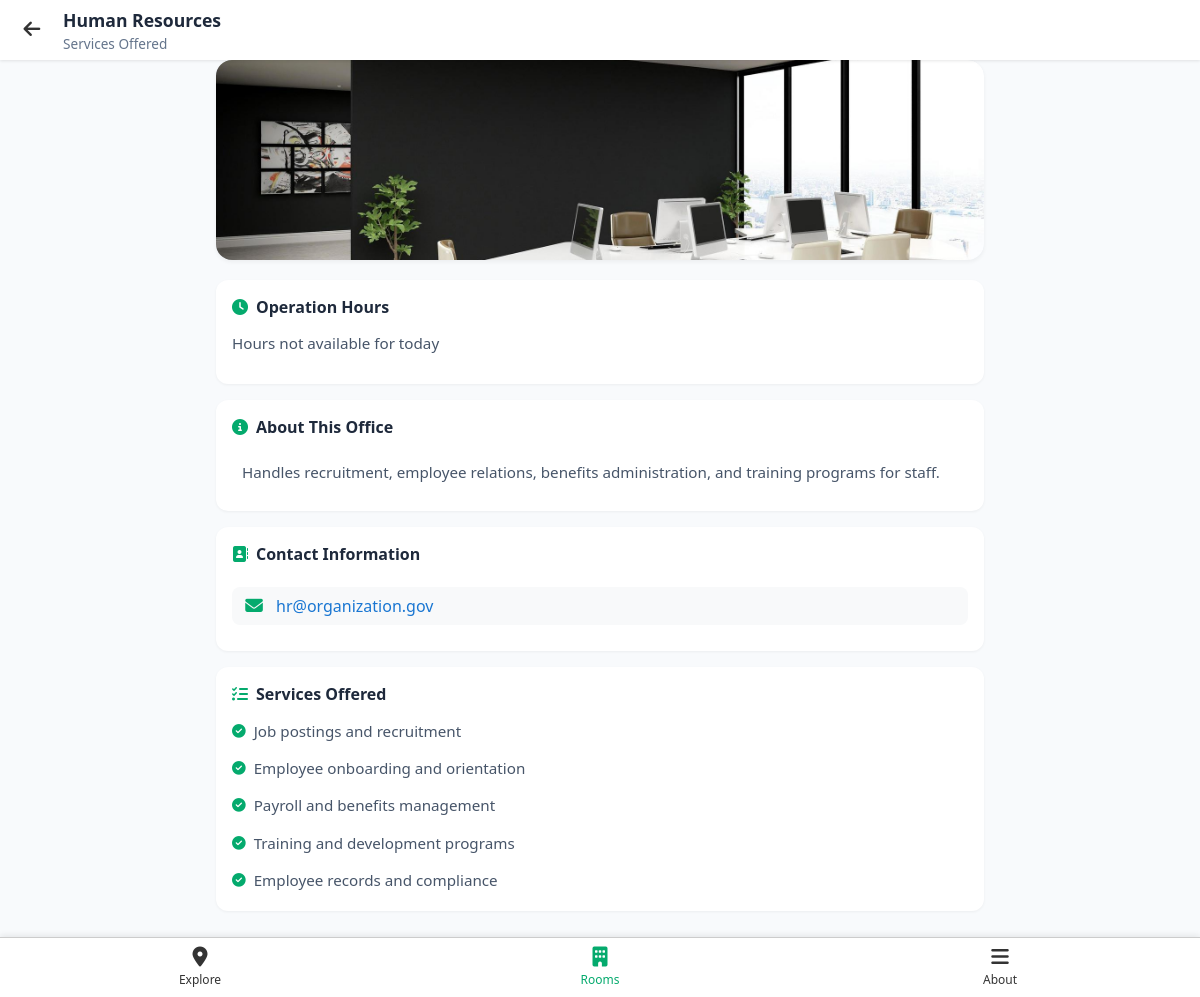
/mobileScreen/office_details.php?id=96, run on the app's committed database.
### tables this page shows
CREATE TABLE `offices` (
  `id` int(11) NOT NULL,
  `name` varchar(100) NOT NULL,
  `details` text DEFAULT NULL,
  `contact` varchar(100) DEFAULT NULL,
  `location` varchar(150) DEFAULT NULL,
  `services` text DEFAULT NULL,
  `created_at` timestamp NOT NULL DEFAULT current_timestamp(),
  `status` enum('active','inactive') NOT NULL DEFAULT 'active',
  `created_by` int(11) DEFAULT NULL
);

### mobileScreen/office_details.php (the view, shortened to what this page needs)
<?php
include __DIR__ . '/../connect_db.php';
$office = null;
$error_message = null;
$office_id = null;
if (isset($_GET['id']) && is_numeric($_GET['id'])) {
    $office_id = (int)$_GET['id'];
} else {
    $error_message = "Invalid or missing Office ID.";
}
if ($office_id !== null) {
    try {
        $current_day = date('l');
        $stmt = $connect->prepare("
            SELECT o.id, o.name, o.details, o.services, o.status, o.contact,
                   oh.open_time, oh.close_time,
                   (SELECT image_path FROM office_image
                    WHERE office_id = o.id
                    ORDER BY uploaded_at DESC, id DESC LIMIT 1) AS image_path
            FROM offices o
            LEFT JOIN office_hours oh ON o.id = oh.office_id AND oh.day_of_week = :current_day
            WHERE o.id = :id
        ");
        $stmt->bindParam(':id', $office_id, PDO::PARAM_INT);
        $stmt->bindParam(':current_day', $current_day, PDO::PARAM_STR);
        $stmt->execute();
        $office = $stmt->fetch(PDO::FETCH_ASSOC);
    } catch (Exception $e) {
        $error_message = "Error fetching office details: " . $e->getMessage();
        error_log("Error in office_details.php: " . $e->getMessage());
    }
}
?>
<!DOCTYPE html>
<html lang="en">
<head>
    <link rel="stylesheet" href="office_details.css">
    <link rel="stylesheet" href="https://cdnjs.cloudflare.com/ajax/libs/font-awesome/6.5.0/css/all.min.css">
</head>
<body>
    <header class="header">
        <div class="header-back">
            <a href="rooms.php" aria-label="Back to Rooms List"><i class="fas fa-arrow-left"></i></a>
        </div>
        <div class="header-content">
            <h2 class="section-title"><?php echo $office ? htmlspecialchars($office['name']) : 'Office Details'; ?></h2>
            <p class="section-subtitle">Services Offered</p>
        </div>
    </header>
    <div class="drawer-container">
        <div class="drawer-content">
            <main class="content">
                <?php if ($error_message): ?>
                    <p class="error-message"><?php echo htmlspecialchars($error_message); ?></p>
                <?php elseif ($office): ?>
                    <div class="office-image-container">
                        <?php if (!empty($office['image_path'])): ?>
                            <img src="../office_images/<?php echo htmlspecialchars($office['image_path']); ?>"
                                 alt="<?php echo htmlspecialchars($office['name']); ?>"
                                 class="office-image">
                        <?php else: ?>
                            <div class="office-image-placeholder">
                                <i class="fas fa-building"></i>
                            </div>
                        <?php endif; ?>
                    </div>
                    <div class="info-section">
                        <h3><i class="fas fa-clock"></i> Operation Hours</h3>
                        <div class="hours-display">
                            <?php if ($office['open_time'] && $office['close_time']): ?>
                                <p>Today: <?php echo formatTime($office['open_time']); ?> - <?php echo formatTime($office['close_time']); ?></p>
                            <?php else: ?>
                                <p>Hours not available for today</p>
                            <?php endif; ?>
                        </div>
                    </div>
                    <div class="info-section">
                        <h3><i class="fas fa-info-circle"></i> About This Office</h3>
                        <div class="description-content">
                            <?php if (!empty($office['details'])): ?>
                                <p class="office-description"><?php echo nl2br(htmlspecialchars($office['details'])); ?></p>
                            <?php else: ?>
                                <p class="no-description">No description available for this office.</p>
                            <?php endif; ?>
                        </div>
                    </div>
                    <div class="info-section">
                        <h3><i class="fas fa-address-book"></i> Contact Information</h3>
                        <div class="contact-content">
                            <?php if (!empty($office['contact'])): ?>
                                <?php
                                $contacts = explode("\n", $office['contact']);
                                foreach ($contacts as $contact):
                                    $contact = trim($contact);
                                    if (!empty($contact)):
                                        if (filter_var($contact, FILTER_VALIDATE_EMAIL)):
                                ?>
                                            <div class="contact-item">
                                                <i class="fas fa-envelope"></i>
                                                <a href="mailto:<?php echo htmlspecialchars($contact); ?>" class="contact-link">
                                                    <?php echo htmlspecialchars($contact); ?>
                                                </a>
                                            </div>
                                <?php
                                        elseif (preg_match('/^[\d\s\-\+\(\)\.]+$/', $contact)):
                                            $cleanNumber = preg_replace('/[^\d\+]/', '', $contact);
                                ?>
                                            <div class="contact-item">
                                                <i class="fas fa-phone"></i>
                                                <a href="tel:<?php echo $cleanNumber; ?>" class="contact-link">
                                                    <?php echo htmlspecialchars($contact); ?>
                                                </a>
                                            </div>
                                <?php
                                        else:
                                ?>
                                            <div class="contact-item">
                                                <i class="fas fa-info-circle"></i>
                                                <span><?php echo htmlspecialchars($contact); ?></span>
                                            </div>
                                <?php
                                        endif;
                                    endif;
                                endforeach;
                                ?>
                            <?php else: ?>
                                <p class="no-contact">No contact information available.</p>
                            <?php endif; ?>
                        </div>
                    </div>
                    <div class="info-section">
                        <h3><i class="fas fa-list-check"></i> Services Offered</h3>
                        <div class="services-list">
                            <?php if (!empty($office['services'])): ?>
                                <?php
                                $services = explode("\n", $office['services']);
                                foreach ($services as $service):
                                    if (trim($service)): ?>
                                        <div class="service-item">
                                            <i class="fas fa-check-circle"></i>
                                            <?php echo htmlspecialchars(trim($service)); ?>
                                        </div>
                                    <?php endif;
                                endforeach; ?>
                            <?php else: ?>
                                <p class="no-services">No services listed for this office.</p>
                            <?php endif; ?>
                        </div>
                    </div>
                <?php endif; ?>
            </main>
        </div>
    </div>
    <nav class="bottom-nav" role="navigation" aria-label="Visitor navigation">
        <a href="explore.php" aria-label="Explore">
            <i class="fas fa-map-marker-alt"></i>
            <span>Explore</span>
        </a>
        <a href="rooms.php" class="active" aria-label="Rooms">
            <i class="fas fa-building"></i>
            <span>Rooms</span>
        </a>
        <a href="about.php" aria-label="About">
            <i class="fas fa-bars"></i>
            <span>About</span>
        </a>
    </nav>
</body>
</html>

### mobileScreen/office_details.css (style rules this page uses)
body { margin: 0; font-family: system-ui, -apple-system, BlinkMacSystemFont, "Segoe UI", Roboto, sans-serif; background-color: #f8fafc; min-height: 100vh; display: flex; flex-direction: column; overflow: hidden; }
.header { position: fixed; top: 0; left: 0; width: 100%; background-color: #fff; z-index: 1000; padding: 12px 16px; box-shadow: 0 1px 3px rgba(0, 0, 0, 0.1); display: flex; align-items: center; height: 60px; box-sizing: border-box; }
.header-back a { color: #333; font-size: 1.2em; margin-right: 15px; text-decoration: none; display: flex; align-items: center; justify-content: center; width: 32px; height: 32px; border-radius: 50%; transition: background-color 0.2s; }
.header-content { flex-grow: 1; }
.header .section-title { margin: 0; font-size: 1.1em; font-weight: 600; color: #1e293b; }
.header .section-subtitle { margin: 2px 0 0; font-size: 0.85em; color: #64748b; }
.drawer-container { position: fixed; top: 60px; left: 0; right: 0; bottom: 0; z-index: 900; display: flex; flex-direction: column; background-color: #f8fafc; }
.drawer-content { flex: 1; overflow-y: auto; padding: 0 16px 70px; -webkit-overflow-scrolling: touch; }
.content { padding: 0; flex-grow: 1; max-width: 768px; margin: 0 auto; width: 100%; box-sizing: border-box; position: relative; }
.office-image-container { width: 100%; height: 200px; border-radius: 16px; overflow: hidden; background: #e2e8f0; margin-bottom: 20px; box-shadow: 0 2px 4px rgba(0, 0, 0, 0.05); }
.office-image { width: 100%; height: 100%; object-fit: cover; }
.info-section { background: white; border-radius: 12px; padding: 16px; margin-bottom: 16px; box-shadow: 0 1px 3px rgba(0, 0, 0, 0.05); }
.info-section h3 { font-size: 1em; font-weight: 600; color: #1e293b; margin: 0 0 12px; display: flex; align-items: center; gap: 8px; }
.info-section h3 i { color: #04aa6d; }
.contact-content { display: flex; flex-direction: column; gap: 12px; padding: 10px 0; }
.contact-item { display: flex; align-items: center; gap: 12px; padding: 8px 12px; background-color: #f8f9fa; border-radius: 8px; transition: background-color 0.2s ease; }
.contact-item i { color: #04aa6d; font-size: 1.1em; width: 20px; text-align: center; }
.contact-link { color: #1976d2; text-decoration: none; font-weight: 500; transition: color 0.2s ease; }
.hours-display { color: #475569; font-size: 0.95em; }
.services-list { display: flex; flex-direction: column; gap: 8px; }
.service-item { display: flex; align-items: flex-start; gap: 8px; color: #475569; font-size: 0.95em; padding: 4px 0; line-height: 1.4; }
.service-item i { color: #04aa6d; font-size: 0.9em; margin-top: 4px; }
.bottom-nav { position: fixed; bottom: 0; left: 0; width: 100%; background-color: #ffffff; border-top: 1px solid #ccc; display: flex; justify-content: space-around; align-items: center; height: 40px; padding: 9.4px 0; box-shadow: 0 -2px 6px rgba(0, 0, 0, 0.08); z-index: 1000; }
.bottom-nav a { text-decoration: none; color: #333; font-size: 12px; text-align: center; flex: 1; }
.bottom-nav a i { font-size: 20px; display: block; margin-bottom: 4px; }
.bottom-nav a.active { color: #04aa6d; }
.description-content { padding: 10px; }
.office-description { margin: 0; line-height: 1.6; color: #475569; font-size: 0.95rem; white-space: pre-line; }

### data on the page
offices: name "Human Resources", details "Handles recruitment, employee relations, benefits administration, and training programs for staff.", contact "hr@organization.gov", services "Job postings and recruitment", services "Employee onboarding and orientation", services "Payroll and benefits management", services "Training and development programs", services "Employee records and compliance"
